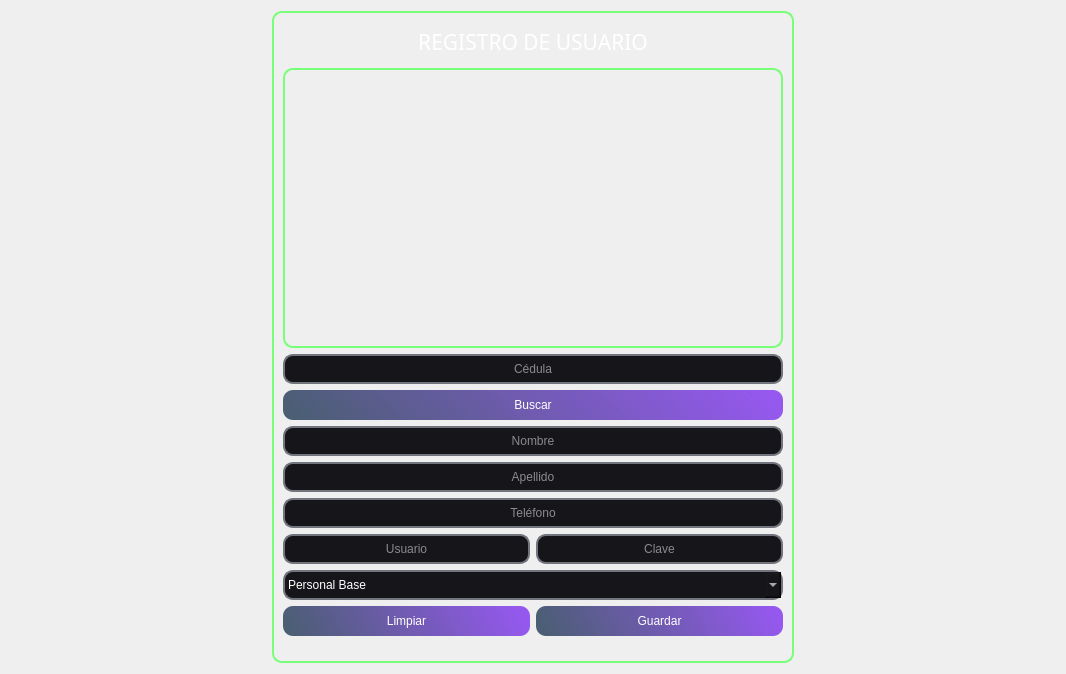
            <widget class="QWidget" name="page_anadir">
             <property name="styleSheet">
              <string notr="true">QFrame{
background-color: #0000000ff;
}</string>
             </property>
             <layout class="QHBoxLayout" name="horizontalLayout_4">
              <item>
               <spacer name="horizontalSpacer_3">
                <property name="orientation">
                 <enum>Qt::Horizontal</enum>
                </property>
                <property name="sizeHint" stdset="0">
                 <size>
                  <width>261</width>
                  <height>20</height>
                 </size>
                </property>
               </spacer>
              </item>
              <item>
               <widget class="QFrame" name="frame_registrodeusuarios">
                <property name="minimumSize">
                 <size>
                  <width>1</width>
                  <height>1</height>
                 </size>
                </property>
                <property name="maximumSize">
                 <size>
                  <width>16777215</width>
                  <height>16777215</height>
                 </size>
                </property>
                <property name="styleSheet">
                 <string notr="true">QLineEdit{
background-color: rgb(22, 22, 26);
border-radius: 10px;
font: 12pt &quot;SansSerif&quot;;
color: rgb(255, 255, 254);
border: 2px solid rgb(114, 117, 126);}

QLineEdit:hover{
background-color: rgb(22, 22, 26);
border-radius: 10px;
font: 12pt &quot;Sans Serif&quot;;
border: 2px solid rgb(44, 182, 125); }

QLineEdit:focus {
background-color: rgb(1, 1, 1);
border-radius:10px;
font: 12pt &quot;Sans Serif&quot;;
border: 2px solid rgb(127, 90, 240);
}

QPushButton{
background-color: qlineargradient(spread:reflect, x1:0, y1:0.562273, x2:1, y2:0.5, stop:0 rgba(11, 38, 67, 184), stop: 1 rgba(150, 88, 240, 255));
border-radius: 10px;
font: 12pt &quot;Sans Serif&quot;;
color: rgb(255, 255, 254); }

QPushButton:hover{
background-color: qlineargradient(spread:reflect, x1:0, y1:0.562273, x2:0.949, y2:0.545455, stop: 0 rgba(11, 38, 67, 184), stop:1 rgba(88, 240, 171, 255));
border-radius:10px;
font: 12pt &quot;Sans Serif&quot;;
color: rgb(255, 255, 254);
}

QComboBox{
background-color: rgb(22, 22, 26);
border-radius: 10px;
font: 12pt &quot;SansSerif&quot;;
color: rgb(255, 255, 254);
border: 2px solid rgb(114, 117, 126);}

QComboBox:hover{
background-color: rgb(22, 22, 26);
border-radius: 10px;
font: 12pt &quot;Sans Serif&quot;;
border: 2px solid rgb(44, 182, 125); }

QFrame{
border-radius: 10px;
border: 2px solid rgb(119, 255, 119)
}


</string>
                </property>
                <property name="frameShape">
                 <enum>QFrame::StyledPanel</enum>
                </property>
                <property name="frameShadow">
                 <enum>QFrame::Raised</enum>
                </property>
                <layout class="QGridLayout" name="gridLayout">
                 <property name="bottomMargin">
                  <number>25</number>
                 </property>
                 <item row="1" column="0" colspan="2">
                  <widget class="QLabel" name="label_imagendeusuarios_1">
                   <property name="minimumSize">
                    <size>
                     <width>77</width>
                     <height>280</height>
                    </size>
                   </property>
                   <property name="styleSheet">
                    <string notr="true">border-image: url(:/Usuario/6326055.png);</string>
                   </property>
                   <property name="text">
                    <string/>
                   </property>
                  </widget>
                 </item>
                 <item row="9" column="1">
                  <widget class="QLineEdit" name="lineEdit_clave_registrodeusuario">
                   <property name="minimumSize">
                    <size>
                     <width>0</width>
                     <height>30</height>
                    </size>
                   </property>
                   <property name="alignment">
                    <set>Qt::AlignCenter</set>
                   </property>
                   <property name="placeholderText">
                    <string>Clave</string>
                   </property>
                  </widget>
                 </item>
                 <item row="10" column="0" colspan="2">
                  <widget class="QComboBox" name="comboBox_permiso">
                   <property name="minimumSize">
                    <size>
                     <width>0</width>
                     <height>30</height>
                    </size>
                   </property>
                   <property name="maxCount">
                    <number>2</number>
                   </property>
                   <item>
                    <property name="text">
                     <string>Personal Base</string>
                    </property>
                   </item>
                   <item>
                    <property name="text">
                     <string>Supervisor</string>
                    </property>
                   </item>
                  </widget>
                 </item>
                 <item row="11" column="0" colspan="2">
                  <layout class="QHBoxLayout" name="horizontalLayout_3">
                   <item>
                    <widget class="QPushButton" name="pushButton_limpiar_registrodeusuario">
                     <property name="minimumSize">
                      <size>
                       <width>130</width>
                       <height>30</height>
                      </size>
                     </property>
                     <property name="styleSheet">
                      <string notr="true">QPushButton:hover{
background-color: qlineargradient(spread:pad, x1:0, y1:0, x2:1, y2:0, stop:0 rgba(0, 0, 0, 255), stop:0.727273 rgba(142, 19, 16, 255));
border-radius:10px;
font: 12pt &quot;Sans Serif&quot;;
color: rgb(255, 255, 254);
}</string>
                     </property>
                     <property name="text">
                      <string>Limpiar</string>
                     </property>
                    </widget>
                   </item>
                   <item>
                    <widget class="QPushButton" name="pushButton_guardar_registrodeusuario">
                     <property name="minimumSize">
                      <size>
                       <width>130</width>
                       <height>30</height>
                      </size>
                     </property>
                     <property name="text">
                      <string>Guardar</string>
                     </property>
                    </widget>
                   </item>
                  </layout>
                 </item>
                 <item row="0" column="0" colspan="2">
                  <widget class="QLabel" name="label_registrodeusuario">
                   <property name="minimumSize">
                    <size>
                     <width>500</width>
                     <height>40</height>
                    </size>
                   </property>
                   <property name="maximumSize">
                    <size>
                     <width>16777215</width>
                     <height>50</height>
                    </size>
                   </property>
                   <property name="font">
                    <font>
                     <family>Impact</family>
                     <pointsize>16</pointsize>
                    </font>
                   </property>
                   <property name="styleSheet">
                    <string notr="true">color: rgb(255, 255, 255);

border-radius: 0px;

border:0px;</string>
                   </property>
                   <property name="text">
                    <string>REGISTRO DE USUARIO</string>
                   </property>
                   <property name="alignment">
                    <set>Qt::AlignCenter</set>
                   </property>
                  </widget>
                 </item>
                 <item row="7" column="0" colspan="2">
                  <widget class="QLineEdit" name="lineEdit_telefono_registrodeusuario">
                   <property name="minimumSize">
                    <size>
                     <width>0</width>
                     <height>30</height>
                    </size>
                   </property>
                   <property name="alignment">
                    <set>Qt::AlignCenter</set>
                   </property>
                   <property name="placeholderText">
                    <string>Teléfono</string>
                   </property>
                  </widget>
                 </item>
                 <item row="9" column="0">
                  <widget class="QLineEdit" name="lineEdit_usuario_registrodeusuario">
                   <property name="minimumSize">
                    <size>
                     <width>0</width>
                     <height>30</height>
                    </size>
                   </property>
                   <property name="alignment">
                    <set>Qt::AlignCenter</set>
                   </property>
                   <property name="placeholderText">
                    <string>Usuario</string>
                   </property>
                  </widget>
                 </item>
                 <item row="5" column="0" colspan="2">
                  <widget class="QLineEdit" name="lineEdit_nombre_registrodeusuario">
                   <property name="minimumSize">
                    <size>
                     <width>0</width>
                     <height>30</height>
                    </size>
                   </property>
                   <property name="alignment">
                    <set>Qt::AlignCenter</set>
                   </property>
                   <property name="placeholderText">
                    <string>Nombre</string>
                   </property>
                  </widget>
                 </item>
                 <item row="2" column="0" colspan="2">
                  <widget class="QLineEdit" name="lineEdit_cedula_registrodeusuario">
                   <property name="minimumSize">
                    <size>
                     <width>30</width>
                     <height>30</height>
                    </size>
                   </property>
                   <property name="text">
                    <string/>
                   </property>
                   <property name="alignment">
                    <set>Qt::AlignCenter</set>
                   </property>
                   <property name="placeholderText">
                    <string>Cédula</string>
                   </property>
                  </widget>
                 </item>
                 <item row="3" column="0" colspan="2">
                  <widget class="QPushButton" name="pushButton_buscar_anadir_usu">
                   <property name="minimumSize">
                    <size>
                     <width>0</width>
                     <height>30</height>
                    </size>
                   </property>
                   <property name="text">
                    <string>Buscar</string>
                   </property>
                  </widget>
                 </item>
                 <item row="6" column="0" colspan="2">
                  <widget class="QLineEdit" name="lineEdit_apellido_registrodeusuario">
                   <property name="minimumSize">
                    <size>
                     <width>0</width>
                     <height>30</height>
                    </size>
                   </property>
                   <property name="alignment">
                    <set>Qt::AlignCenter</set>
                   </property>
                   <property name="placeholderText">
                    <string>Apellido</string>
                   </property>
                  </widget>
                 </item>
                </layout>
               </widget>
              </item>
              <item>
               <spacer name="horizontalSpacer_4">
                <property name="orientation">
                 <enum>Qt::Horizontal</enum>
                </property>
                <property name="sizeHint" stdset="0">
                 <size>
                  <width>261</width>
                  <height>20</height>
                 </size>
                </property>
               </spacer>
              </item>
             </layout>
            </widget>
